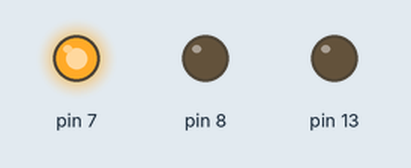
Recording of a sketch running on a simulated Arduino Uno, built with avr-gcc and run on an emulated ATmega328P. Parts: output pins drawn as LEDs (lit = HIGH).

Above: at 2.5 s.
At 5.5 s:
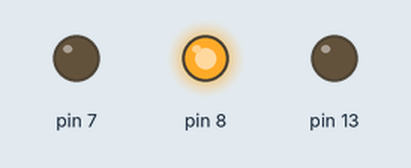
At 8.5 s:
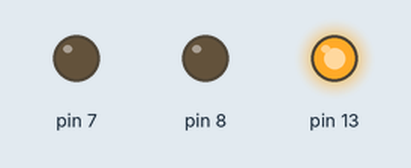
Timing chart, 0 to 14.3 s (numbered marks = the images above):
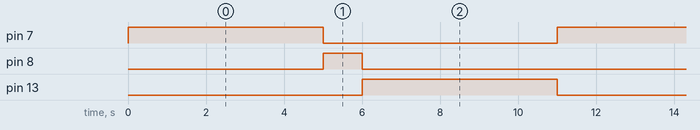

Measured:
- by itself, pin 7, pin 13: alternates HIGH for 5.0 s and LOW for 6.0 s
- by itself, pin 8: alternates HIGH for 1.0 s and LOW for 10.0 s
- by itself, everything shown: repeats every 11.0 s, in 4 steps

The sketch:

led_traffic_light.ino
```cpp
int delay_long = 5000;
void setup() {
  // put your setup code here, to run once:
pinMode(13, OUTPUT);
pinMode(8, OUTPUT);
pinMode(7, OUTPUT);
}

void loop() {
  // put your main code here, to run repeatedly:
digitalWrite(7, HIGH);
delay(delay_long);
digitalWrite(7, LOW);

digitalWrite(8, HIGH);
delay(1000);
digitalWrite(8, LOW);

digitalWrite(13, HIGH);
delay(delay_long);
digitalWrite(13, LOW);
}
```
